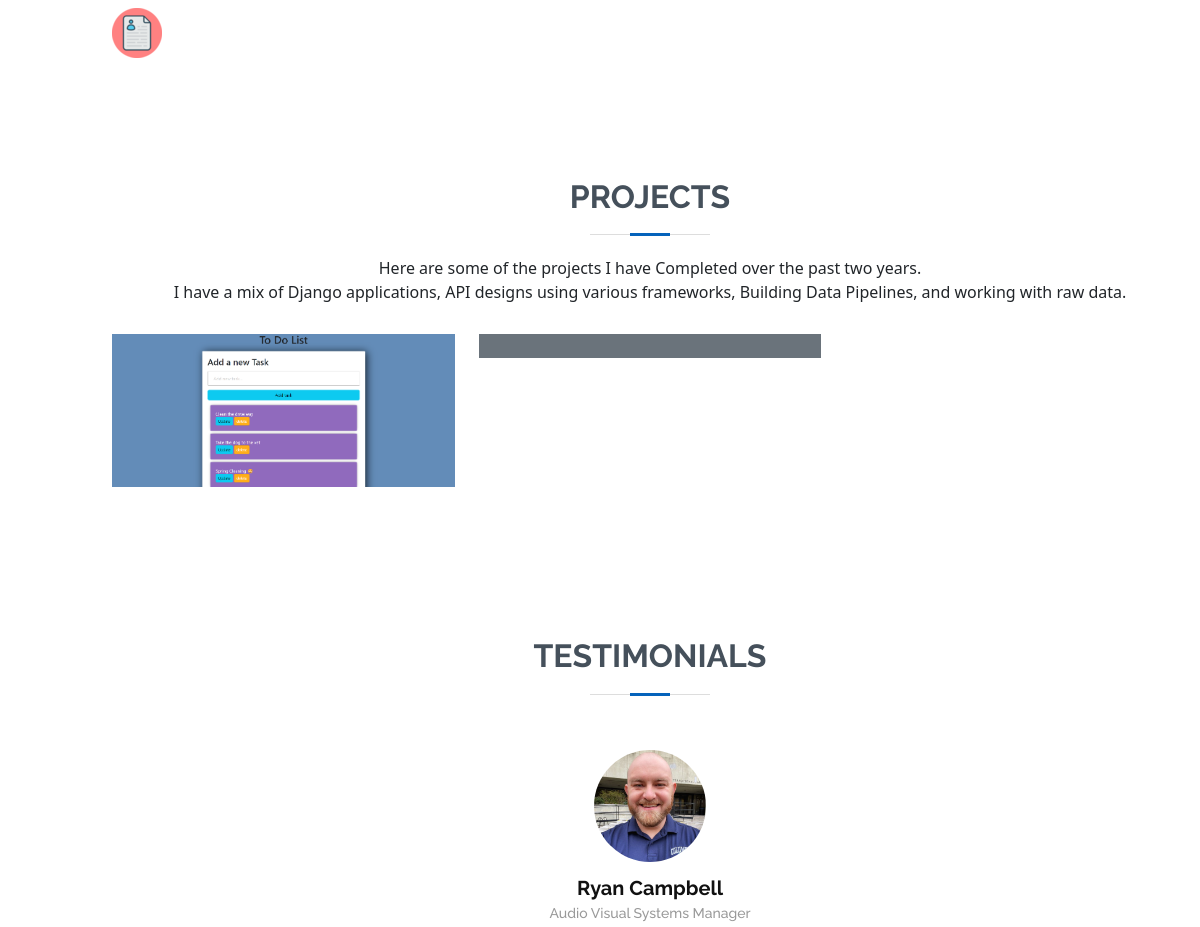
The app's page / (middle part), older data.
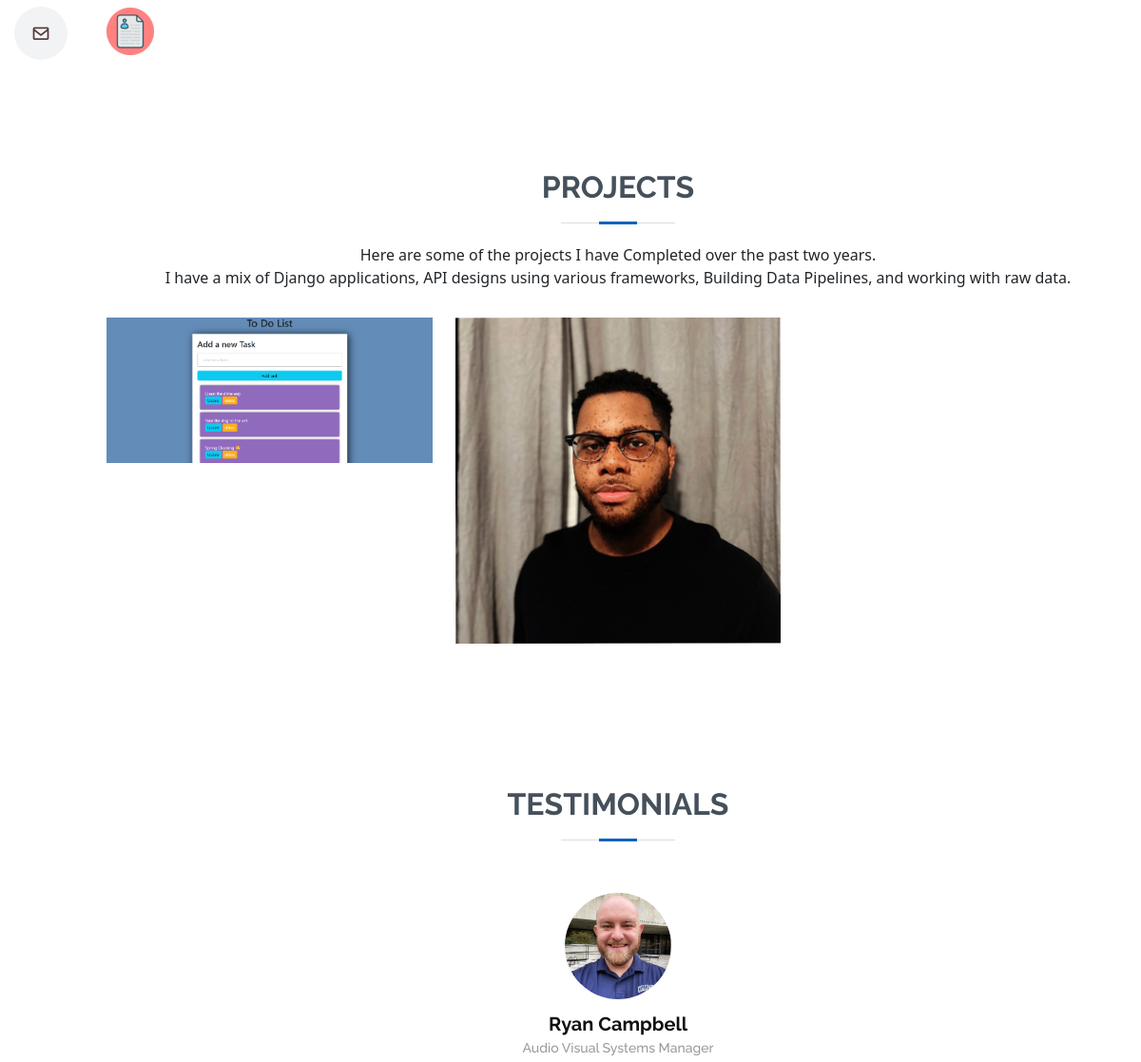
The same page, newer data.
### resume/models.py (models this page shows, shortened)
class Project(models.Model):
    title = models.CharField(max_length = 200)
    project_img = models.ImageField(upload_to = 'project/')
    description = models.TextField(blank=False, null=False)
    git_url = models.URLField()
    project_url = models.URLField(blank=True, null=True)

### resume/views.py (the view)
# urls.py: path('',views.index, name='index'),
def index(request):
    about = About.objects.get(id=1)
    skills = Skill.objects.all()
    education = Education.objects.all()
    experience = Experience.objects.all()
    projects = Project.objects.all()
    testimonals = Testimonal.objects.all()
    if request.method == "POST":
        email_form = ContactForm(request.POST)
        if email_form.is_valid():
            cd = email_form.cleaned_data
            email = cd['email']
            subject = "Portfolio message: " + ","+cd['subject']
            message = cd['message']
            try:
                send_mail(subject,message,email,['Andy.henry1223@gmail.com','A.henry250@gmail.com'])
            except BadHeaderError:
                return HttpResponse("Invalid header found.")
            return redirect("success")
    else:
        email_form = ContactForm()
    context = {
        'about': about,
        'skill': skills,
        'education':education,
        'experience': experience,
        'project': projects,
        'testimonal':testimonals,
        'email_form':email_form
    }
    return render(request,'resume/index.html',context)

### resume/templates/resume/index.html (shortened to what this page needs)
{% load static %}
<!DOCTYPE html>
<html lang="en">
<head>
  <link href="{% static 'css/style.css' %}" rel="stylesheet">
  <link href="{% static 'vendor/aos/aos.css' %}" rel="stylesheet">
  <link href="{% static 'vendor/bootstrap/css/bootstrap.min.css' %}" rel="stylesheet">
  <link href="{% static 'vendor/bootstrap-icons/bootstrap-icons.css' %}" rel="stylesheet">
  <link href="{% static 'vendor/boxicons/css/boxicons.min.css' %}" rel="stylesheet">
  <link href="{% static 'vendor/glightbox/css/glightbox.min.css' %}" rel="stylesheet">
  <link href="{% static 'vendor/swiper/swiper-bundle.min.css' %}" rel="stylesheet">
</head>
<body>
  <header id="header" class="d-flex flex-column justify-content-center">
    <nav id="navbar" class="navbar nav-menu">
      <ul>
        <li><a href="#contact" class="nav-link scrollto"><i class="bx bx-envelope"></i> <span>Contact</span></a></li>
      </ul>
    </nav>
  </header>
  <main id="main">
    <section id="resume" class="resume">
      <div class="container" data-aos="fade-up">
        <div class="row">
        <div>
          <br>
          <div>
                <a href="{% static 'files/Backend_resume.docx' %}" download>
                  <img src="{% static 'img/resume.png'%}" alt="Backend Resume">
                </a>
          </div>
        </div>
      </div>
    </section>
    <section id="portfolio" class="portfolio section-bg">
      <div class="container" data-aos="fade-up">
        <div class="section-title">
          <h2>Projects</h2>
          <p>
            Here are some of the projects I have Completed over the past two years.<br>I have a mix of Django applications, API designs using various frameworks, Building Data Pipelines, and working with raw data.
          </p>
        </div>
        <div class="row portfolio-container" data-aos="fade-up" data-aos-delay="200">
          {% for project in project %}
          <div class="col-lg-4 col-md-6 portfolio-item filter-app">
            <div class="portfolio-wrap">
             <img src="{{project.project_img.url}}" class="img-fluid" alt="">
            </div>
          </div>
         {% endfor %}
        </div>
      </div>
    </section>
    <section id="testimonials" class="testimonials section-bg">
      <div class="container" data-aos="fade-up">
        <div class="section-title">
          <h2>Testimonials</h2>
        </div>
        <div class="testimonials-slider swiper" data-aos="fade-up" data-aos-delay="100">
          <div class="swiper-wrapper">
            {% for comment in testimonal %}
            <div class="swiper-slide">
              <div class="testimonial-item">
                <img src="{{comment.profile_img.url}}" class="testimonial-img" alt="">
                <h3>{{comment.name}}</h3>
                <h4>{{comment.title}}</h4>
              </div>
            </div>
          {% endfor %}
        </div>
      </div>
    </section>
  </main>
</body>
</html>

Row changes from the older to the newer data that the page shows:
now on this page (row edited): Project: project_img (picture)
